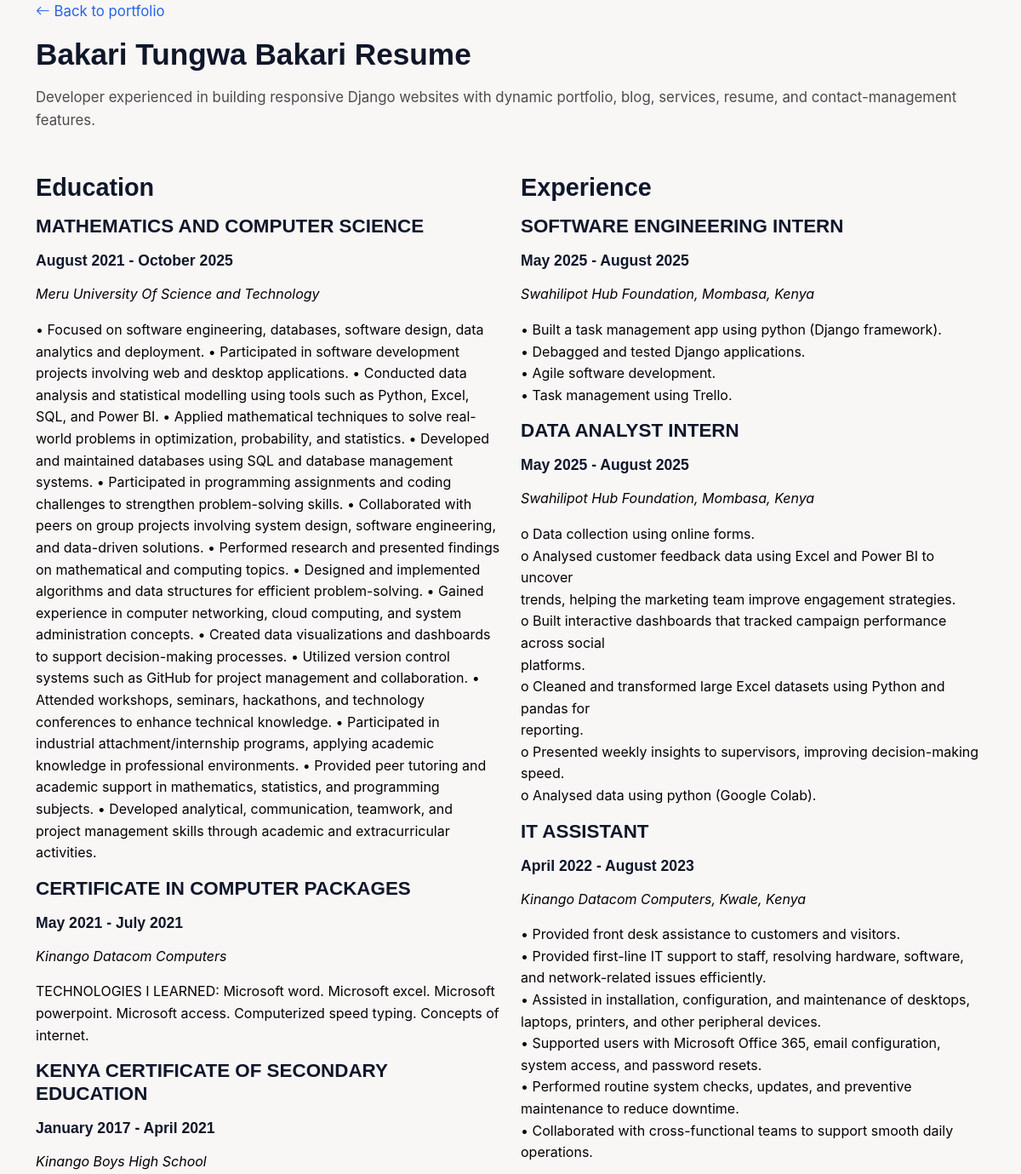
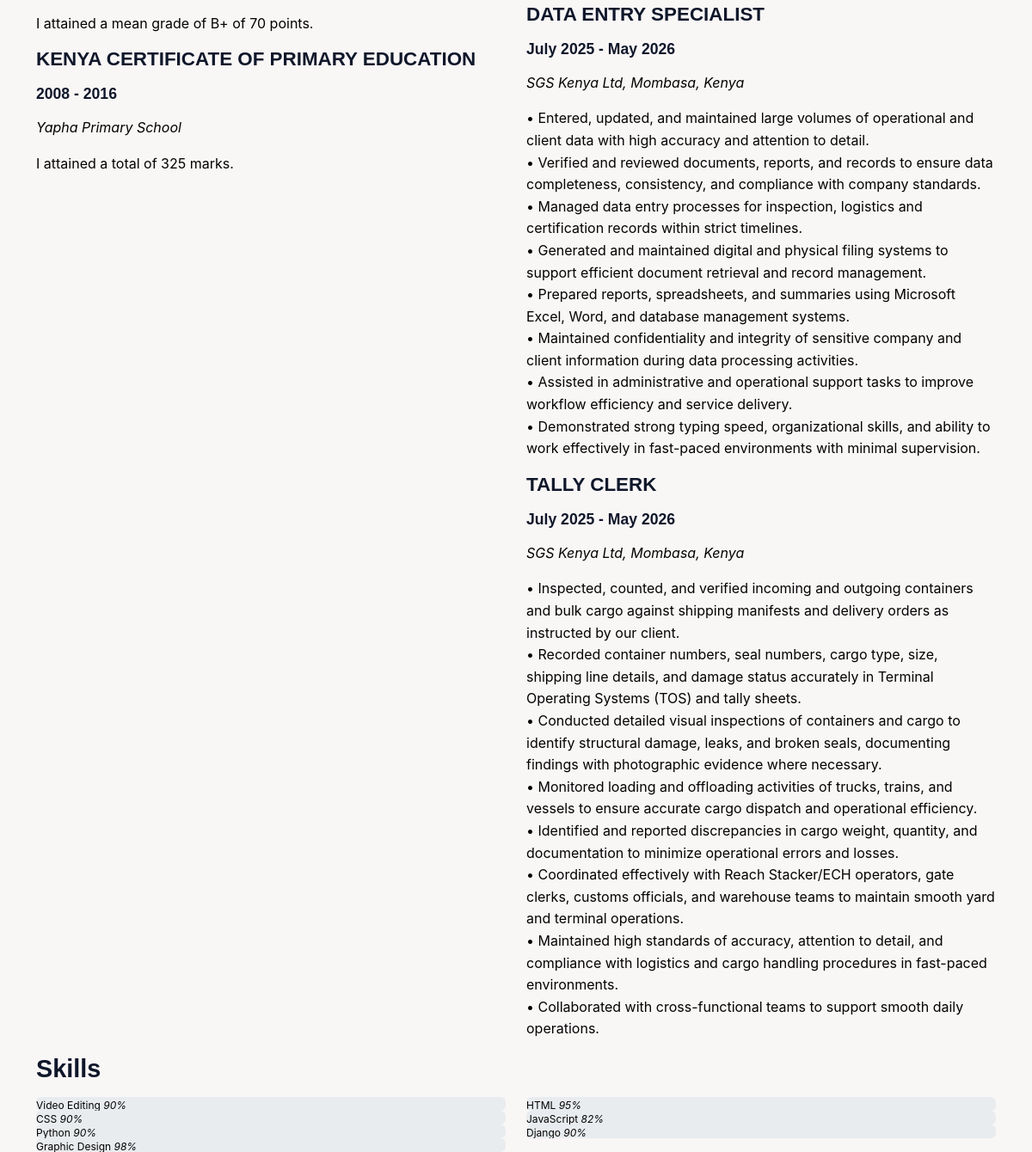
Screenshot of /resume/ with the database file from the repository (2 pictures, top to bottom).
### myportifolio/models.py (models this page shows, shortened)
class TimestampedModel(models.Model):
    created_at = models.DateTimeField(auto_now_add=True)
    updated_at = models.DateTimeField(auto_now=True)
    class Meta:
        abstract = True

class SiteProfile(TimestampedModel):
    name = models.CharField(max_length=120)
    title = models.CharField(max_length=160, default="Full Stack Developer")
    tagline = models.TextField(blank=True)
    bio = models.TextField()
    profile_image = models.CharField(
        max_length=255,
        default="assets/img/hero3.jpeg",
        help_text="Static path or full URL, for example assets/img/hero3.jpeg",
    )
    hero_image = models.CharField(max_length=255, default="assets/img/hero3.jpeg")
    typed_roles = models.CharField(
        max_length=255,
        default="Developer, Designer, Freelancer",
        help_text="Comma-separated roles shown in the hero section.",
    )
    birthday = models.CharField(max_length=60, blank=True)
    website = models.URLField(blank=True)
    phone = models.CharField(max_length=40, blank=True)
    city = models.CharField(max_length=100, blank=True)
    degree = models.CharField(max_length=100, blank=True)
    email = models.EmailField(blank=True)
    freelance_status = models.CharField(max_length=80, default="Available")
    address = models.CharField(max_length=255, blank=True)
    twitter = models.URLField(blank=True)
    facebook = models.URLField(blank=True)
    instagram = models.URLField(blank=True)
    whatsapp = models.URLField(blank=True, help_text="Use a link like https://wa.me/254700000000")
    linkedin = models.URLField(blank=True)
    class Meta:
        verbose_name = "site profile"
        verbose_name_plural = "site profiles"

class Resume(TimestampedModel):
    summary = models.TextField()
    download_url = models.URLField(blank=True)
    class Meta:
        verbose_name = "resume"
        verbose_name_plural = "resumes"

class Education(TimestampedModel):
    degree = models.CharField(max_length=180)
    school = models.CharField(max_length=180)
    period = models.CharField(max_length=80)
    description = models.TextField(blank=True)
    order = models.PositiveIntegerField(default=0)
    class Meta:
        ordering = ["order", "-created_at"]

class Experience(TimestampedModel):
    role = models.CharField(max_length=180)
    company = models.CharField(max_length=180)
    period = models.CharField(max_length=80)
    location = models.CharField(max_length=120, blank=True)
    description = models.TextField(
        help_text="Use one responsibility per line for bullet points."
    )
    order = models.PositiveIntegerField(default=0)
    class Meta:
        ordering = ["order", "-created_at"]

class Skill(TimestampedModel):
    name = models.CharField(max_length=80)
    proficiency = models.PositiveSmallIntegerField(default=80)
    order = models.PositiveIntegerField(default=0)
    class Meta:
        ordering = ["order", "name"]

### myportifolio/views.py (the view)
# urls.py: path("resume/", views.resume_page, name="resume"),
def resume_page(request):
    context = {
        "profile": _site_profile(),
        "resume": Resume.objects.order_by("-updated_at").first(),
        "education": Education.objects.all(),
        "experience": Experience.objects.all(),
        "skills": Skill.objects.all(),
    }
    return render(request, "resume.html", context)

### myportifolio/views.py (called while the page is built)
def _site_profile():
    profile = SiteProfile.objects.order_by("-updated_at").first()
    if profile:
        return profile
    return _fallback_profile()

### myportifolio/templates/resume.html (shortened to what this page needs)
{% load static %}
<!DOCTYPE html>
<html lang="en">
<head>
  <link href="{% static 'assets/vendor/bootstrap/css/bootstrap.min.css' %}" rel="stylesheet">
  <link href="{% static 'assets/vendor/bootstrap-icons/bootstrap-icons.css' %}" rel="stylesheet">
  <link href="{% static 'assets/css/main.css' %}" rel="stylesheet">
</head>
<body>
  <main class="main">
    <section class="section">
      <div class="container section-title">
        <p><a href="{% url 'index' %}"><i class="bi bi-arrow-left"></i> Back to portfolio</a></p>
        <h2>{{ profile.name }} Resume</h2>
        <p>{{ resume.summary|default:profile.bio }}</p>
      </div>
      <div class="container resume">
        <div class="row">
          <div class="col-lg-6">
            <h3 class="resume-title">Education</h3>
            {% for item in education %}
              <div class="resume-item">
                <h4>{{ item.degree }}</h4>
                <h5>{{ item.period }}</h5>
                <p><em>{{ item.school }}</em></p>
                <p>{{ item.description }}</p>
              </div>
            {% endfor %}
          </div>
          <div class="col-lg-6">
            <h3 class="resume-title">Experience</h3>
            {% for item in experience %}
              <div class="resume-item">
                <h4>{{ item.role }}</h4>
                <h5>{{ item.period }}</h5>
                <p><em>{{ item.company }}{% if item.location %}, {{ item.location }}{% endif %}</em></p>
                <p>{{ item.description|linebreaksbr }}</p>
              </div>
            {% endfor %}
          </div>
        </div>
        <div class="skills section">
          <h3 class="resume-title">Skills</h3>
          <div class="row skills-content skills-animation">
            {% for skill in skills %}
              <div class="col-lg-6">
                <div class="progress">
                  <span class="skill"><span>{{ skill.name }}</span> <i class="val">{{ skill.proficiency }}%</i></span>
                </div>
              </div>
            {% endfor %}
          </div>
        </div>
      </div>
    </section>
  </main>
</body>
</html>

### myportifolio/static/assets/css/main.css (style rules this page uses)
:root { --background-color: rgb(249, 246, 246); --surface-color: #ffffff; --default-color-rgb: 3, 3, 2; --heading-color-rgb: 15, 23, 42; --accent-color-rgb: 37, 99, 235; --default-color: #030302; --heading-color: #0f172a; --accent-color: #2563eb; --contrast-color: #ffffff; --shadow-sm: 0 2px 8px rgba(15, 23, 42, 0.08); --shadow-md: 0 6px 18px rgba(15, 23, 42, 0.12); --shadow-lg: 0 10px 30px rgba(15, 23, 42, 0.15); --transition: all 0.3s ease; }
html { scroll-behavior: smooth; }
body { color: var(--default-color); background-color: var(--background-color); font-family: 'Inter', sans-serif; font-size: 16px; line-height: 1.6; }
a { color: var(--accent-color); text-decoration: none; transition: var(--transition); }
h1, h2, h3, h4, h5, h6 { color: var(--heading-color); font-family:'Montserrat', sans-serif; font-weight: 700; margin-bottom: 1rem; line-height: 1.2; }
h2 { font-size: 2.2rem; }
h3 { font-size: 1.8rem; }
h4 { font-size: 1.4rem; }
h5 { font-size: 1.1rem; }
.section-title { text-align: left; margin-bottom: 3rem; }
.section-title h2 { font-size: 2.2rem; margin-bottom: 1rem; position: relative; display: inline-block; }
.section-title p { color: color-mix(in srgb, var(--default-color), transparent 30%); font-size: 1.05rem; }

### rows the page displays
SiteProfile: name "Bakari Tungwa Bakari"
Resume: summary "Developer experienced in building responsive Django websites with dynamic portfolio, blog, services, resume, and contact-management features."
Education: degree "MATHEMATICS AND COMPUTER SCIENCE", period "August 2021 - October 2025", school "Meru University Of Science and Technology", description "• Focused on software engineering, databases, software design, data analytics and deployment. • Participated in software development projects involving web and desktop applications. • Conducted data analysis and statistical modelling using tools such as Python, Excel, SQL, and Power BI. • Applied mathematical techniques to solve real-world problems in optimization, probability, and statistics. • Developed and maintained databases using SQL and database management systems. • Participated in programming assignments and coding challenges to strengthen problem-solving skills. • Collaborated with peers on group projects involving system design, software engineering, and data-driven solutions. •…"
Education: degree "CERTIFICATE IN COMPUTER PACKAGES", period "May 2021 - July 2021", school "Kinango Datacom Computers", description "TECHNOLOGIES I LEARNED: Microsoft word. Microsoft excel. Microsoft powerpoint. Microsoft access. Computerized speed typing. Concepts of internet."
Education: degree "KENYA CERTIFICATE OF SECONDARY EDUCATION", period "January 2017 - April 2021", school "Kinango Boys High School", description "I attained a mean grade of B+ of 70 points."
Education: degree "KENYA CERTIFICATE OF PRIMARY EDUCATION", period "2008 - 2016", school "Yapha Primary School", description "I attained a total of 325 marks."
Experience: role "SOFTWARE ENGINEERING INTERN", period "May 2025 - August 2025", company "Swahilipot Hub Foundation", location "Mombasa, Kenya", description "• Built a task management app using python (Django framework). • Debagged and tested Django applications. • Agile software development. • Task management using Trello."
Experience: role "DATA ANALYST INTERN", period "May 2025 - August 2025", company "Swahilipot Hub Foundation", location "Mombasa, Kenya", description "o Data collection using online forms. o Analysed customer feedback data using Excel and Power BI to uncover trends, helping the marketing team improve engagement strategies. o Built interactive dashboards that tracked campaign performance across social platforms. o Cleaned and transformed large Excel datasets using Python and pandas for reporting. o Presented weekly insights to supervisors, improving decision-making speed. o Analysed data using python (Google Colab)."
Experience: role "IT ASSISTANT", period "April 2022 - August 2023", company "Kinango Datacom Computers", location "Kwale, Kenya", description "• Provided front desk assistance to customers and visitors. • Provided first-line IT support to staff, resolving hardware, software, and network-related issues efficiently. • Assisted in installation, configuration, and maintenance of desktops, laptops, printers, and other peripheral devices. • Supported users with Microsoft Office 365, email configuration, system access, and password resets. • Performed routine system checks, updates, and preventive maintenance to reduce downtime. • Collaborated with cross-functional teams to support smooth daily operations."
Experience: role "DATA ENTRY SPECIALIST", period "July 2025 - May 2026", company "SGS Kenya Ltd", location "Mombasa, Kenya", description "• Entered, updated, and maintained large volumes of operational and client data with high accuracy and attention to detail. • Verified and reviewed documents, reports, and records to ensure data completeness, consistency, and compliance with company standards. • Managed data entry processes for inspection, logistics and certification records within strict timelines. • Generated and maintained digital and physical filing systems to support efficient document retrieval and record management. • Prepared reports, spreadsheets, and summaries using Microsoft Excel, Word, and database management systems. • Maintained confidentiality and integrity of sensitive company and client information during…"
Experience: role "TALLY CLERK", period "July 2025 - May 2026", company "SGS Kenya Ltd", location "Mombasa, Kenya", description "• Inspected, counted, and verified incoming and outgoing containers and bulk cargo against shipping manifests and delivery orders as instructed by our client. • Recorded container numbers, seal numbers, cargo type, size, shipping line details, and damage status accurately in Terminal Operating Systems (TOS) and tally sheets. • Conducted detailed visual inspections of containers and cargo to identify structural damage, leaks, and broken seals, documenting findings with photographic evidence where necessary. • Monitored loading and offloading activities of trucks, trains, and vessels to ensure accurate cargo dispatch and operational efficiency. • Identified and reported discrepancies in cargo…"
Skill: name "Video Editing", proficiency "90"
Skill: name "HTML", proficiency "95"
Skill: name "CSS", proficiency "90"
Skill: name "JavaScript", proficiency "82"
Skill: name "Python", proficiency "90"
Skill: name "Django", proficiency "90"
Skill: name "Graphic Design", proficiency "98"
